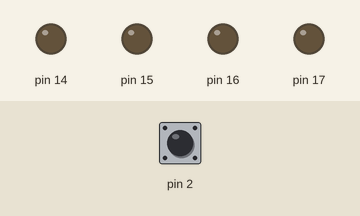
Simulated run of this program. Board: Arduino Uno, built with avr-gcc and run on an emulated ATmega328P. Shown: output pins drawn as LEDs (lit = HIGH). The inputs (shaded band) are chosen by the test bench; at power-on: pin 2 HIGH. What the program prints to the serial monitor is not drawn.

Above: at 0.8 s.
0.9 s: pin 2 pulled LOW for 0.15 s
At 1.9 s:
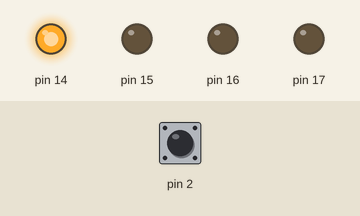
2.5 s: pin 2 pulled LOW for 1 s
At 4.3 s:
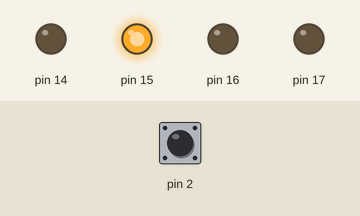
5.0 s: pin 2 pulled LOW for 0.15 s
At 6.2 s:
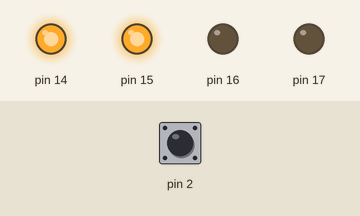
6.6 s: pin 2 pulled LOW for 3.2 s
At 10.3 s:
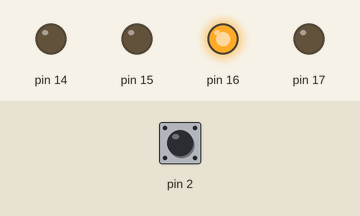
11.3 s: pin 2 pulled LOW for 0.15 s
At 12.2 s:
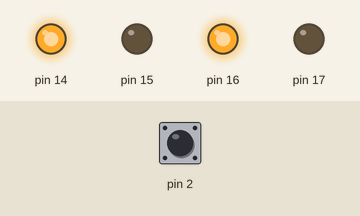
12.9 s: pin 2 pulled LOW for 1 s
At 14.7 s:
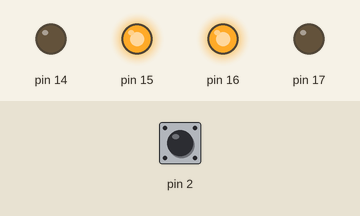
Timing chart, 0 to 16.2 s (numbered marks = the images above; inputs shaded):
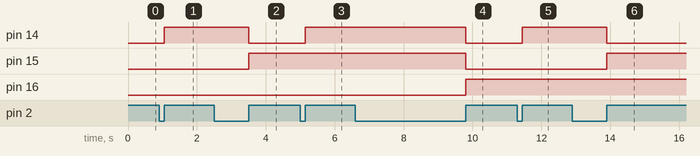

Measured:
- after the input at 0.9 s, pin 14: LOW → HIGH after 0.15 s
- after the input at 2.5 s, pin 14: HIGH → LOW after 1.0 s; pin 15: LOW → HIGH after 1.0 s
- after the input at 5.0 s, pin 14: LOW → HIGH after 0.15 s
- after the input at 6.6 s, pin 14, pin 15: HIGH → LOW after 3.2 s; pin 16: LOW → HIGH after 3.2 s
- after the input at 11.3 s, pin 14: LOW → HIGH after 0.15 s
- after the input at 12.9 s, pin 14: HIGH → LOW after 1.0 s; pin 15: LOW → HIGH after 1.0 s

The program:

main.cpp
```cpp
#include <Arduino.h>

#define DEBOUNCE_DELAY 50 //debounce tijd in ms
unsigned long previousTime = 0;
uint8_t counter = 0;  //teller voor voertuigen
uint8_t maxAmountCars = 15;

enum bstate { pressed, released };
enum bstate lastState = released;  //houdt de laatste status bij

//declareer functies die na de main() komen.
void display_counter(uint8_t counter);
enum bstate button_state(void);
bool vehicle_passed(void);
void init_pins();

int main(void) {
  init_pins();

  // Start de seriële communicatie
  Serial.begin(9600);
  sei();
  Serial.println("begin");
  while (true) {
    // Check of auto is langsgereden/knop losgelaten
    if (vehicle_passed()) {
      counter++;  //verhoogt de teller
      if (counter > maxAmountCars) {  // reset naar 0 bij overflow
        counter = 0;
      }
      display_counter(counter);  // laat de teller binair zien op ledjes
    }
  }

  return 0;  // door infinite loop kom je nooit bij deze return
}

// Functie om de teller te laten zien op de leds
void display_counter(uint8_t counter) {
  PORTC = (PORTC & 0xF0) | (counter & 0x0F);  // laat linker 4 bit op 0 zodat rechter 4 bit worden laten zien op leds.
}

// debounce en laat status van leds zien.
enum bstate button_state(void) {
  static enum bstate currentState = released;
  // unsigned long currentTime = millis();

  //debounce logica
    if (!(PIND & (1 << PD2))) {  // Controleert of de knop ingedrukt (0) is
      _delay_ms(DEBOUNCE_DELAY);
      currentState = pressed;
    } else {
      currentState = released;
    }
  return currentState;
}

//voertuig is gepasseerd? / knop losgelaten?
bool vehicle_passed(void) {
  enum bstate currentState = button_state();

  // Kijk of de knop van ingedrukt naar losgelaten is gegaan
  if (lastState == pressed && currentState == released) {
    lastState = currentState;  // Update de vorige status
    return true;  // Voertuig langs gekomen
  }

  lastState = currentState;  //update vorige status
  return false;  // Geen voertuig langs gekomen.
}

// Initialiseer de pinnen
void init_pins() {
  DDRC = 0x0F; //stel de eerste vier pinnen van Port C in als output (PC0-PC3)
  DDRD &= ~(1 << PD2); //stel Pin D2 in als input
  PORTD |= (1 << PD2); // zet de interne pull-up weerstand van Pin D2 aan
}
```
